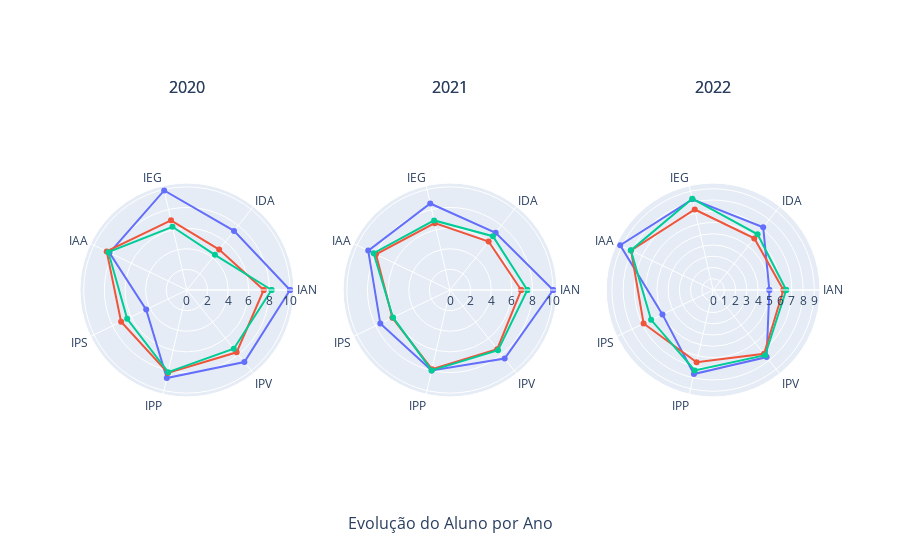

This figure's notebook cell:
### Code cell
fig = make_subplots(rows=1, cols=3, specs=[[{'type': 'polar'}]*3],
                    subplot_titles=('2020', '2021', '2022'), column_titles=('2020', '2021', '2022'), x_title="Evolução do Aluno por Ano")
for index, key in enumerate(teste1):
    fig1 = px.line_polar(teste1[key], r="Nota", theta="Indice", color="Legenda", line_close=True, title="2020", markers=True, range_r=[0,10], start_angle=0, direction='counterclockwise')
    fig.add_traces(list(fig1.select_traces()),1,index+1)


fig.update_layout(
    showlegend=False
)

fig.show()

### Figure 1 — Plotly figure (JSON) as saved in the notebook; plotly's stock layout.template omitted (floating-point values rounded to 4 significant figures)
{"data": [{"hovertemplate": "Legenda=Notas do Aluno (2020)<br>Nota=%{r}<br>Indice=%{theta}<extra></extra>", "legendgroup": "Notas do Aluno (2020)", "line": {"color": "#636efa", "dash": "solid"}, "marker": {"symbol": "circle"}, "mode": "lines+markers", "name": "Notas do Aluno (2020)", "r": [10.0, 7.33, 9.9, 8.33, 4.38, 8.75, 8.94, 10.0], "showlegend": true, "subplot": "polar", "theta": ["IAN", "IDA", "IEG", "IAA", "IPS", "IPP", "IPV", "IAN"], "type": "scatterpolar"}, {"hovertemplate": "Legenda=Médias da Fase (2020)<br>Nota=%{r}<br>Indice=%{theta}<extra></extra>", "legendgroup": "Médias da Fase (2020)", "line": {"color": "#EF553B", "dash": "solid"}, "marker": {"symbol": "circle"}, "mode": "lines+markers", "name": "Médias da Fase (2020)", "r": [7.45, 5.02, 6.93, 8.63, 7.08, 8.25, 7.73, 7.45], "showlegend": true, "subplot": "polar", "theta": ["IAN", "IDA", "IEG", "IAA", "IPS", "IPP", "IPV", "IAN"], "type": "scatterpolar"}, {"hovertemplate": "Legenda=Médias da Turma (2020)<br>Nota=%{r}<br>Indice=%{theta}<extra></extra>", "legendgroup": "Médias da Turma (2020)", "line": {"color": "#00cc96", "dash": "solid"}, "marker": {"symbol": "circle"}, "mode": "lines+markers", "name": "Médias da Turma (2020)", "r": [8.21, 4.36, 6.29, 8.45, 6.43, 8.17, 7.29, 8.21], "showlegend": true, "subplot": "polar", "theta": ["IAN", "IDA", "IEG", "IAA", "IPS", "IPP", "IPV", "IAN"], "type": "scatterpolar"}, {"hovertemplate": "Legenda=Notas do Aluno (2021)<br>Nota=%{r}<br>Indice=%{theta}<extra></extra>", "legendgroup": "Notas do Aluno (2021)", "line": {"color": "#636efa", "dash": "solid"}, "marker": {"symbol": "circle"}, "mode": "lines+markers", "name": "Notas do Aluno (2021)", "r": [10.0, 7.1, 8.6, 8.8, 7.5, 8.0, 8.5, 10.0], "showlegend": true, "subplot": "polar2", "theta": ["IAN", "IDA", "IEG", "IAA", "IPS", "IPP", "IPV", "IAN"], "type": "scatterpolar"}, {"hovertemplate": "Legenda=Médias da Fase (2021)<br>Nota=%{r}<br>Indice=%{theta}<extra></extra>", "legendgroup": "Médias da Fase (2021)", "line": {"color": "#EF553B", "dash": "solid"}, "marker": {"symbol": "circle"}, "mode": "lines+markers", "name": "Médias da Fase (2021)", "r": [6.9, 6.01, 6.65, 7.97, 6.2, 7.88, 7.34, 6.9], "showlegend": true, "subplot": "polar2", "theta": ["IAN", "IDA", "IEG", "IAA", "IPS", "IPP", "IPV", "IAN"], "type": "scatterpolar"}, {"hovertemplate": "Legenda=Médias da Turma (2021)<br>Nota=%{r}<br>Indice=%{theta}<extra></extra>", "legendgroup": "Médias da Turma (2021)", "line": {"color": "#00cc96", "dash": "solid"}, "marker": {"symbol": "circle"}, "mode": "lines+markers", "name": "Médias da Turma (2021)", "r": [7.5, 6.67, 6.92, 8.22, 6.13, 8.0, 7.47, 7.5], "showlegend": true, "subplot": "polar2", "theta": ["IAN", "IDA", "IEG", "IAA", "IPS", "IPP", "IPV", "IAN"], "type": "scatterpolar"}, {"hovertemplate": "Legenda=Notas do Aluno (2022)<br>Nota=%{r}<br>Indice=%{theta}<extra></extra>", "legendgroup": "Notas do Aluno (2022)", "line": {"color": "#636efa", "dash": "solid"}, "marker": {"symbol": "circle"}, "mode": "lines+markers", "name": "Notas do Aluno (2022)", "r": [5.0, 7.14, 8.27, 9.17, 5.0, 7.66, 7.63, 5.0], "showlegend": true, "subplot": "polar3", "theta": ["IAN", "IDA", "IEG", "IAA", "IPS", "IPP", "IPV", "IAN"], "type": "scatterpolar"}, {"hovertemplate": "Legenda=Médias da Fase (2022)<br>Nota=%{r}<br>Indice=%{theta}<extra></extra>", "legendgroup": "Médias da Fase (2022)", "line": {"color": "#EF553B", "dash": "solid"}, "marker": {"symbol": "circle"}, "mode": "lines+markers", "name": "Médias da Fase (2022)", "r": [6.25, 5.87, 7.34, 8.1, 6.86, 6.59, 7.26, 6.25], "showlegend": true, "subplot": "polar3", "theta": ["IAN", "IDA", "IEG", "IAA", "IPS", "IPP", "IPV", "IAN"], "type": "scatterpolar"}, {"hovertemplate": "Legenda=Médias da Turma (2022)<br>Nota=%{r}<br>Indice=%{theta}<extra></extra>", "legendgroup": "Médias da Turma (2022)", "line": {"color": "#00cc96", "dash": "solid"}, "marker": {"symbol": "circle"}, "mode": "lines+markers", "name": "Médias da Turma (2022)", "r": [6.5, 6.34, 8.33, 8.12, 6.12, 7.33, 7.42, 6.5], "showlegend": true, "subplot": "polar3", "theta": ["IAN", "IDA", "IEG", "IAA", "IPS", "IPP", "IPV", "IAN"], "type": "scatterpolar"}], "layout": {"polar": {"domain": {"x": [0.0, 0.2889], "y": [0.0, 1.0]}}, "polar2": {"domain": {"x": [0.3556, 0.6444], "y": [0.0, 1.0]}}, "polar3": {"domain": {"x": [0.7111, 1.0], "y": [0.0, 1.0]}}, "annotations": [{"font": {"size": 16}, "showarrow": false, "text": "2020", "x": 0.1444, "xanchor": "center", "xref": "paper", "y": 1.0, "yanchor": "bottom", "yref": "paper"}, {"font": {"size": 16}, "showarrow": false, "text": "2021", "x": 0.5, "xanchor": "center", "xref": "paper", "y": 1.0, "yanchor": "bottom", "yref": "paper"}, {"font": {"size": 16}, "showarrow": false, "text": "2022", "x": 0.8556, "xanchor": "center", "xref": "paper", "y": 1.0, "yanchor": "bottom", "yref": "paper"}, {"font": {"size": 16}, "showarrow": false, "text": "2020", "x": 0.1444, "xanchor": "center", "xref": "paper", "y": 1.0, "yanchor": "bottom", "yref": "paper"}, {"font": {"size": 16}, "showarrow": false, "text": "2021", "x": 0.5, "xanchor": "center", "xref": "paper", "y": 1.0, "yanchor": "bottom", "yref": "paper"}, {"font": {"size": 16}, "showarrow": false, "text": "2022", "x": 0.8556, "xanchor": "center", "xref": "paper", "y": 1.0, "yanchor": "bottom", "yref": "paper"}, {"font": {"size": 16}, "showarrow": false, "text": "Evolução do Aluno por Ano", "x": 0.5, "xanchor": "center", "xref": "paper", "y": 0, "yanchor": "top", "yref": "paper", "yshift": -30}], "showlegend": false}}
